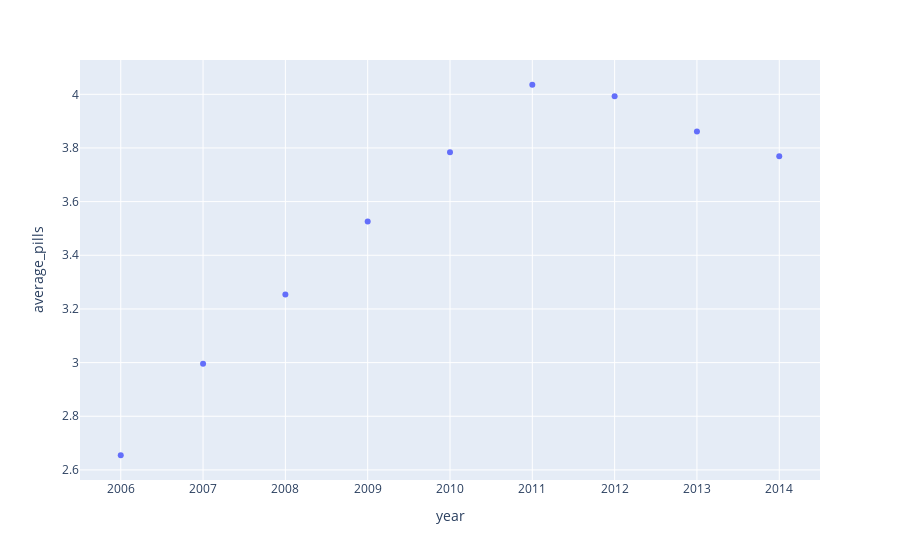

Write notebook code for a chart like this one.
### Code cell
annual = annual.assign(pills = pd.to_numeric((annual.DOSAGE_UNIT))/1000000)
annual_year=annual.groupby(['year'], as_index=False).mean().rename(columns = {'pills' : 'average_pills'})

# plot interactive scatter plot
import plotly.io as pio
import plotly.express as px
fig = px.scatter(annual_year, x='year', y='average_pills')
fig.show()

# convert the plot to a static image and write it to an HTML file
pio.write_html(fig, file='./Scatter_plot.html')

### Figure 1 — Plotly figure (JSON) as saved in the notebook; plotly's stock layout.template omitted (floating-point values rounded to 4 significant figures)
{"data": [{"hovertemplate": "year=%{x}<br>average_pills=%{y}<extra></extra>", "legendgroup": "", "marker": {"color": "#636efa", "symbol": "circle"}, "mode": "markers", "name": "", "orientation": "v", "showlegend": false, "type": "scatter", "x": ["2006", "2007", "2008", "2009", "2010", "2011", "2012", "2013", "2014"], "xaxis": "x", "y": [2.655, 2.996, 3.254, 3.526, 3.784, 4.036, 3.993, 3.862, 3.769], "yaxis": "y"}], "layout": {"legend": {"tracegroupgap": 0}, "margin": {"t": 60}, "xaxis": {"anchor": "y", "domain": [0, 1], "title": {"text": "year"}}, "yaxis": {"anchor": "x", "domain": [0, 1], "title": {"text": "average_pills"}}}}
